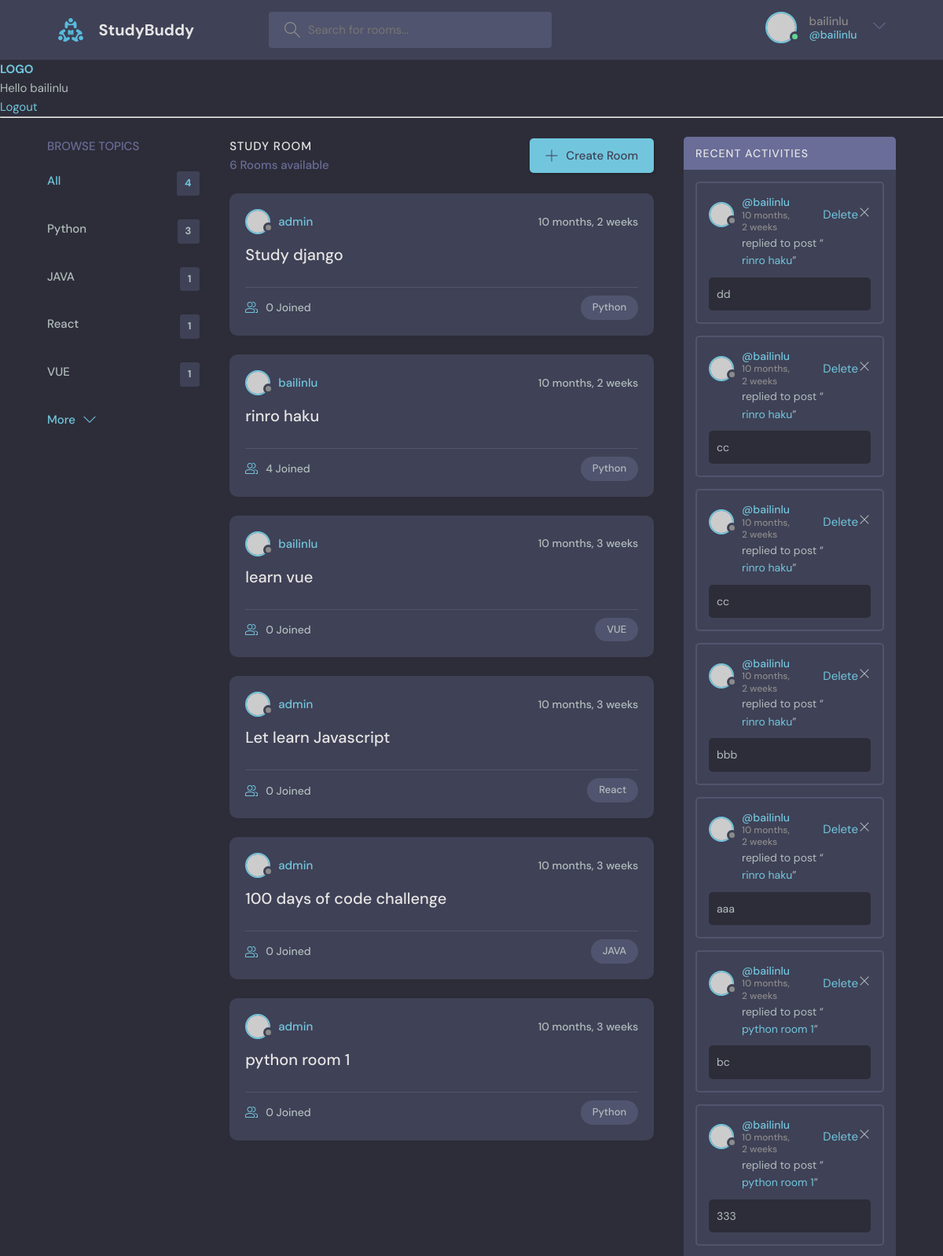
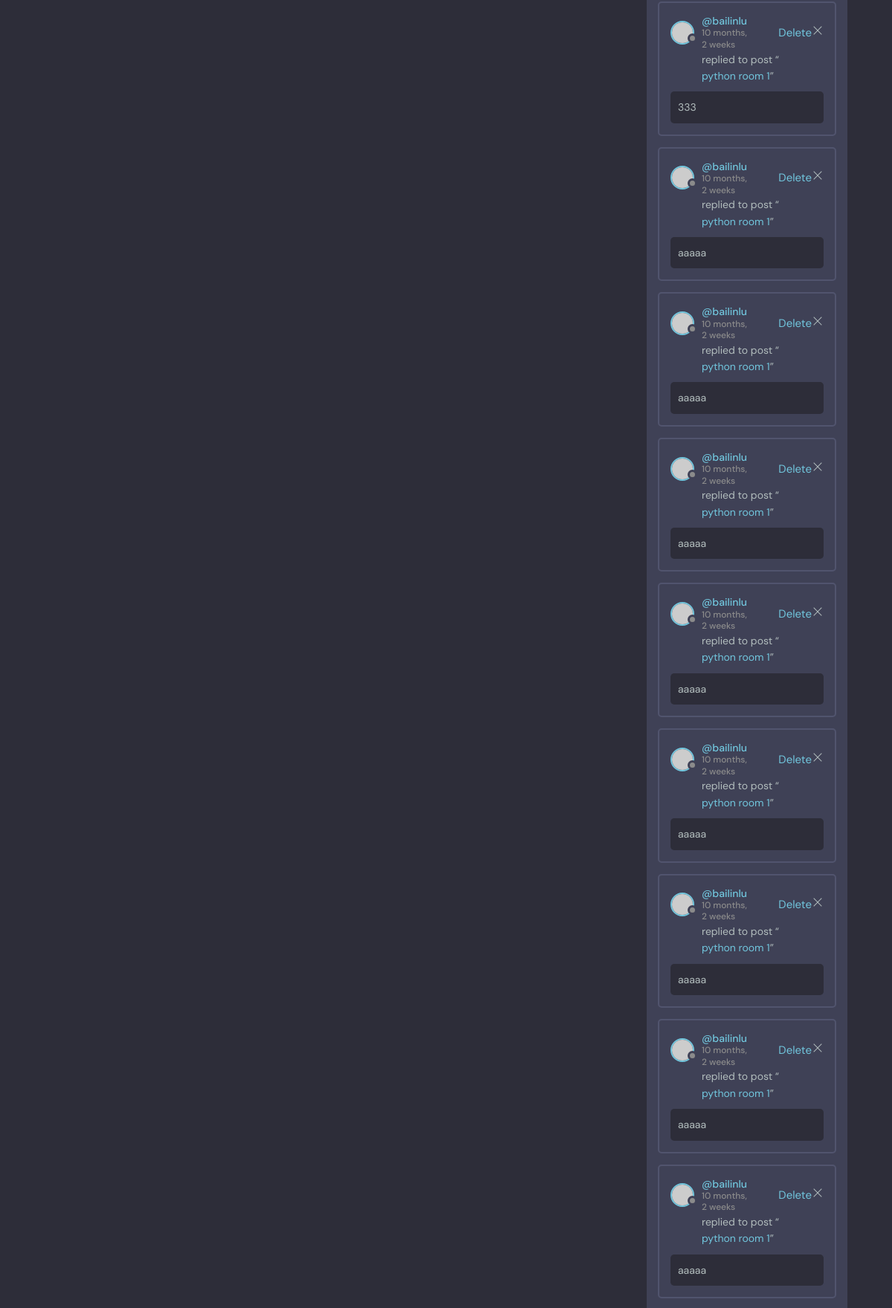
Screenshot of / (signed in, upper part) with the database file from the repository (2 pictures, top to bottom).
### base/models.py (models this page shows, shortened)
class Topic(models.Model):
    name = models.CharField(max_length=200)
    def __str__(self):
        return self.name

class Room(models.Model):
    host = models.ForeignKey(User, on_delete=models.SET_NULL, null=True)
    topic = models.ForeignKey(Topic, on_delete=models.SET_NULL, null=True)
    name = models.CharField(max_length=200)
    description = models.TextField(null=True,blank=True)
    participants = models.ManyToManyField(User, related_name='participants', blank=True)
    updated = models.DateTimeField(auto_now=True)
    created = models.DateTimeField(auto_now_add=True)
    class Meta:
        ordering = ['-updated', '-created']
    def __str__(self):
        return self.name

class Message(models.Model):
    user = models.ForeignKey(User, on_delete=models.CASCADE)
    room = models.ForeignKey(Room, on_delete=models.CASCADE)
    body = models.TextField()
    updated = models.DateTimeField(auto_now=True)
    created = models.DateTimeField(auto_now_add=True)
    class Meta:
        ordering = ['-updated', '-created']

### base/views.py (the view)
# urls.py: path('', views.home, name="home"),
@login_required(login_url='login')
def home(request):
    q= request.GET.get('q') if request.GET.get('q') != None else ''
    rooms = Room.objects.filter(
        Q(topic__name__icontains=q) |
        Q(name__icontains=q) |
        Q(description__icontains=q))
    topics = Topic.objects.all()
    room_count = rooms.count()
    room_messages = Message.objects.filter(Q(room__topic__name__icontains=q))
    context = {'rooms': rooms, 'topics': topics,
                'room_count': room_count, 'room_messages': room_messages}
    return render(request, 'base/home.html', context)

### base/templates/base/home.html (shortened to what this page needs)
{% extends 'main.html' %}
{% block content %}
<main class="layout layout--3">
  <div class="container">
    {% include 'base/topics_component.html' %}
    <div class="roomList">
      <div class="roomList__header">
        <div>
          <h2>Study Room</h2>
          <p>{{room_count}} Rooms available</p>
        </div>
        <a class="btn btn--main" href="create-room.html">
          <svg
            version="1.1"
            xmlns="http://www.w3.org/2000/svg"
            width="32"
            height="32"
            viewBox="0 0 32 32"
          >
            <title>add</title>
            <path
              d="M16.943 0.943h-1.885v14.115h-14.115v1.885h14.115v14.115h1.885v-14.115h14.115v-1.885h-14.115v-14.115z"
            ></path>
          </svg>
          Create Room
        </a>
      </div>
      {% include 'base/feed_component.html' %}
    </div>
    {% include 'base/activity_component.html' %}
</main>
{% endblock %}

### templates/navbar.html (shortened to what this page needs)
{% load static %}
<header class="header header--loggedIn">
  <div class="container">
    <a href="{% url 'home' %}" class="header__logo">
      <img src="{% static 'images/logo.svg' %}" />
      <h1>StudyBuddy</h1>
    </a>
    <form class="header__search" method="GET" action="{% url 'home' %}">
      <label>
        <input placeholder="Search for rooms..." name="q"/>
      </label>
    </form>
    <nav class="header__menu">
      {% if request.user.is_authenticated %}
      <div class="header__user">
        <a href="profile.html">
          <div class="avatar avatar--medium active">
            <img src="https://randomuser.me/api/portraits/men/37.jpg" />
          </div>
          <p>{{request.user.username}} <span>@{{request.user.username}}</span></p>
        </a>
        <button class="dropdown-button">
          <svg version="1.1" xmlns="http://www.w3.org/2000/svg" width="32" height="32" viewBox="0 0 32 32">
            <title>chevron-down</title>
            <path d="M16 21l-13-13h-3l16 16 16-16h-3l-13 13z"></path>
          </svg>
        </button>
      </div>
      {% else %}
      <a href="{% url 'login' %}">
        <img src="{% static 'images/avatar.svg' %}" />
        <p>Login</p>
      </a>
      {% endif %}
    </nav>
  </div>
</header>
<a href="/">
  <h1>LOGO</h1>
</a>
{% if request.user.is_authenticated %}
<p>Hello {{ request.user }}</p>
<a href="{% url 'logout' %}">Logout</a>
{% else %}
<a href="{% url 'login' %}">Login</a>
{% endif %}
<hr />

### base/templates/base/topics_component.html
<div class="topics">
  <div class="topics__header">
    <h2>Browse Topics</h2>
  </div>
  <ul class="topics__list">
    <li>
      <a href="{% url 'home' %}" class="active">All <span>{{topics.count}}</span></a>
    </li>
    {% for topic in topics%}
    <div>
      <li>
        <a href="{% url 'home' %}?q={{topic.name}}">{{topic}}<span>{{topic.room_set.all.count}}</span></a>
      </li>
    </div>
    {% endfor%}
  </ul>
  <a class="btn btn--link" href="topics.html">
    More
    <svg
      version="1.1"
      xmlns="http://www.w3.org/2000/svg"
      width="32"
      height="32"
      viewBox="0 0 32 32"
    >
      <title>chevron-down</title>
      <path d="M16 21l-13-13h-3l16 16 16-16h-3l-13 13z"></path>
    </svg>
  </a>
</div>

### base/templates/base/feed_component.html (shortened to what this page needs)
{% for room in rooms %}
<div class="roomListRoom">
    <div class="roomListRoom__header">
      <a href="{% url 'user-profile' room.host.id %}" class="roomListRoom__author">
        <div class="avatar avatar--small">
          <img src="https://randomuser.me/api/portraits/women/11.jpg" />
        </div>
        <span>{{room.host.username}}</span>
      </a>
      <div class="roomListRoom__actions">
        <span>{{room.created|timesince}} </span>
      </div>
    </div>
    <div class="roomListRoom__content">
      <a href="{% url 'room' room.id %}">{{room.name}}</a>
    </div>
    <div class="roomListRoom__meta">
      <a href="{% url 'user-profile' room.host.id %}" class="roomListRoom__joined">
        {{room.participants.all.count}} Joined
    </a>
      <p class="roomListRoom__topic">{{room.topic.name}}</p>
    </div>
  </div>
  {% endfor %}

### base/templates/base/activity_component.html
<div class="activities">
    <div class="activities__header">
      <h2>Recent Activities</h2>
    </div>
    {% for message in room_messages %}
    <div class="activities__box">
      <div class="activities__boxHeader roomListRoom__header">
        <a href="{% url 'user-profile' message.user.id %}" class="roomListRoom__author">
          <div class="avatar avatar--small">
            <img src="https://randomuser.me/api/portraits/women/11.jpg" />
          </div>
          <p>
            @{{message.user}}
            <span>{{message.created|timesince}}</span>
          </p>
        </a>
        {% if request.user == message.user %}
                    <a href='{% url 'delete-message' message.id %}'>Delete</a>
        <div class="roomListRoom__actions">
            <a href='{% url 'delete-message' message.id %}'>
            <svg
              version="1.1"
              xmlns="http://www.w3.org/2000/svg"
              width="32"
              height="32"
              viewBox="0 0 32 32"
            >
              <title>remove</title>
              <path
                d="M27.314 6.019l-1.333-1.333-9.98 9.981-9.981-9.981-1.333 1.333 9.981 9.981-9.981 9.98 1.333 1.333 9.981-9.98 9.98 9.98 1.333-1.333-9.98-9.98 9.98-9.981z"
              ></path>
            </svg>
          </a>
        </div>
        {% endif %}
      </div>
      <div class="activities__boxContent">
        <p>
          replied to post “<a href="{% url 'room' message.room.id %}">{{message.room}}</a
          >”
        </p>
        <div class="activities__boxRoomContent">
          {{message.body}}
        </div>
      </div>
    </div>
    {% endfor%}
  </div>
</div>

### rows the page displays
Topic: name "Python", room_set.all.count "3"
Topic: name "JAVA", room_set.all.count "1"
Topic: name "React", room_set.all.count "1"
Topic: name "VUE", room_set.all.count "1"
Room: host.username "admin", created "10 months, 2 weeks", name "Study django", participants.all.count "0", topic.name "Python"
Room: host.username "bailinlu", created "10 months, 2 weeks", name "rinro haku", participants.all.count "4", topic.name "Python"
Room: host.username "bailinlu", created "10 months, 3 weeks", name "learn vue", participants.all.count "0", topic.name "VUE"
Room: host.username "admin", created "10 months, 3 weeks", name "Let learn Javascript", participants.all.count "0", topic.name "React"
Room: host.username "admin", created "10 months, 3 weeks", name "100 days of code challenge", participants.all.count "0", topic.name "JAVA"
Room: host.username "admin", created "10 months, 3 weeks", name "python room 1", participants.all.count "0", topic.name "Python"
Message: user "bailinlu", created "10 months, 2 weeks", shows "Delete", room "rinro haku", body "dd"
Message: user "bailinlu", created "10 months, 2 weeks", shows "Delete", room "rinro haku", body "cc"
Message: user "bailinlu", created "10 months, 2 weeks", shows "Delete", room "rinro haku", body "cc"
Message: user "bailinlu", created "10 months, 2 weeks", shows "Delete", room "rinro haku", body "bbb"
Message: user "bailinlu", created "10 months, 2 weeks", shows "Delete", room "rinro haku", body "aaa"
Message: user "bailinlu", created "10 months, 2 weeks", shows "Delete", room "python room 1", body "bc"
Message: user "bailinlu", created "10 months, 2 weeks", shows "Delete", room "python room 1", body "333"
Message: user "bailinlu", created "10 months, 2 weeks", shows "Delete", room "python room 1", body "333"
Message: user "bailinlu", created "10 months, 2 weeks", shows "Delete", room "python room 1", body "aaaaa"
Message: user "bailinlu", created "10 months, 2 weeks", shows "Delete", room "python room 1", body "aaaaa"
Message: user "bailinlu", created "10 months, 2 weeks", shows "Delete", room "python room 1", body "aaaaa"
Message: user "bailinlu", created "10 months, 2 weeks", shows "Delete", room "python room 1", body "aaaaa"
Message: user "bailinlu", created "10 months, 2 weeks", shows "Delete", room "python room 1", body "aaaaa"
Message: user "bailinlu", created "10 months, 2 weeks", shows "Delete", room "python room 1", body "aaaaa"
Message: user "bailinlu", created "10 months, 2 weeks", shows "Delete", room "python room 1", body "aaaaa"
Message: user "bailinlu", created "10 months, 2 weeks", shows "Delete", room "python room 1", body "aaaaa"

### other values shown
{{ request.user.username }} "bailinlu"
{{ request.user }} "bailinlu"
{{ topics.count }} "4"
{{ room_count }} "6"
